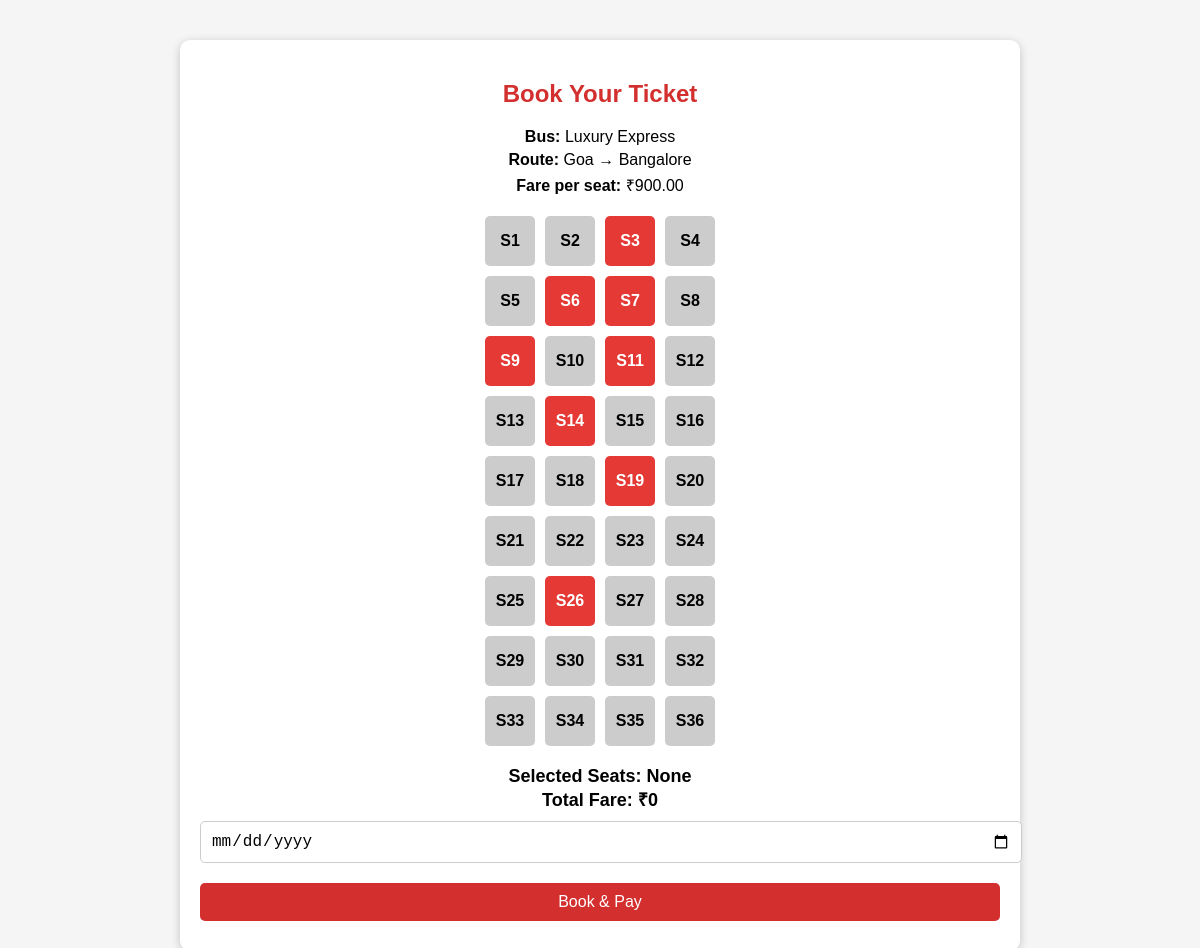
Screenshot of /usersite/book_ticket.php?bus_id=2 (signed in) with the database file from the repository.
### tables this page shows
CREATE TABLE `buses` (
  `id` int(11) NOT NULL,
  `bus_name` varchar(100) NOT NULL,
  `source` varchar(100) NOT NULL,
  `destination` varchar(100) NOT NULL,
  `departure_time` time NOT NULL,
  `arrival_time` time NOT NULL,
  `price` decimal(10,2) NOT NULL,
  `total_seats` int(11) NOT NULL
);

### usersite/book_ticket.php (the view, shortened to what this page needs)
<?php
include 'config.php';
$bus_id = intval($_GET['bus_id']);
$busQuery = $conn->prepare("SELECT * FROM buses WHERE id = ?");
$busQuery->bind_param("i", $bus_id);
$busQuery->execute();
$bus = $busQuery->get_result()->fetch_assoc();
$bookedSeats = [];
$bookedQuery = $conn->prepare("SELECT seat_number FROM bookings WHERE bus_id = ? AND status = 'booked'");
$bookedQuery->bind_param("i", $bus_id);
$bookedQuery->execute();
$result = $bookedQuery->get_result();
while ($row = $result->fetch_assoc()) {
    $bookedSeats = array_merge($bookedSeats, explode(",", $row['seat_number']));
}
?>
<!DOCTYPE html>
<html>
<head>
</head>
<body>
<div class="container">
    <h2>Book Your Ticket</h2>
    <div class="bus-info">
        <p><b>Bus:</b> <?php echo htmlspecialchars($bus['bus_name']); ?></p>
        <p><b>Route:</b> <?php echo htmlspecialchars($bus['source']); ?> → <?php echo htmlspecialchars($bus['destination']); ?></p>
        <p><b>Fare per seat:</b> ₹<?php echo htmlspecialchars($bus['price']); ?></p>
    </div>
    <form method="POST">
        <div class="seat-layout" id="seatLayout">
            <?php
            $totalSeats = $bus['total_seats'];
            for ($i = 1; $i <= $totalSeats; $i++):
                $seatNo = "S$i";
                $class = in_array($seatNo, $bookedSeats) ? "seat booked" : "seat";
                echo "<div class='$class' data-seat='$seatNo'>$seatNo</div>";
            endfor;
            ?>
        </div>
        <div class="total-fare">
            Selected Seats: <span id="selectedSeats">None</span><br>
            Total Fare: ₹<span id="totalFare">0</span>
        </div>
        <input type="date" name="booking_date" required>
        <button type="submit">Book & Pay</button>
    </form>
</div>
</body>
</html>

### usersite/book_ticket.php (style rules this page uses)
body { font-family: Arial, sans-serif; background: #f5f5f5; margin: 0; padding: 0; }
.container { max-width: 800px; margin: 40px auto; background: #fff; padding: 20px; border-radius: 10px; box-shadow: 0 2px 10px rgba(0,0,0,0.2); }
h2 { text-align: center; color: #d32f2f; }
.bus-info { text-align: center; margin-bottom: 20px; }
.bus-info p { margin: 5px 0; font-size: 16px; }
.seat-layout { display: grid; grid-template-columns: repeat(4, 50px); gap: 10px; justify-content: center; margin: 20px 0; }
.seat { width: 50px; height: 50px; background: #ccc; border-radius: 5px; display: flex; align-items: center; justify-content: center; cursor: pointer; font-weight: bold; transition: background 0.3s; }
.seat.booked { background: #e53935; color: white; cursor: not-allowed; }
.total-fare { text-align: center; font-weight: bold; margin-top: 10px; font-size: 18px; }
input[type="date"], button { width: 100%; padding: 10px; margin: 10px 0; font-size: 16px; border-radius: 5px; border: 1px solid #ccc; }
button { background: #d32f2f; color: white; border: none; cursor: pointer; }

### rows the page displays
buses: bus_name "Luxury Express", source "Goa", destination "Bangalore", price "900.00"

### other values shown
$seatNo "S1"
$seatNo "S2"
$seatNo "S3"
$seatNo "S4"
$seatNo "S5"
$seatNo "S6"
$seatNo "S7"
$seatNo "S8"
$seatNo "S9"
$seatNo "S10"
$seatNo "S11"
$seatNo "S12"
$seatNo "S13"
$seatNo "S14"
$seatNo "S15"
